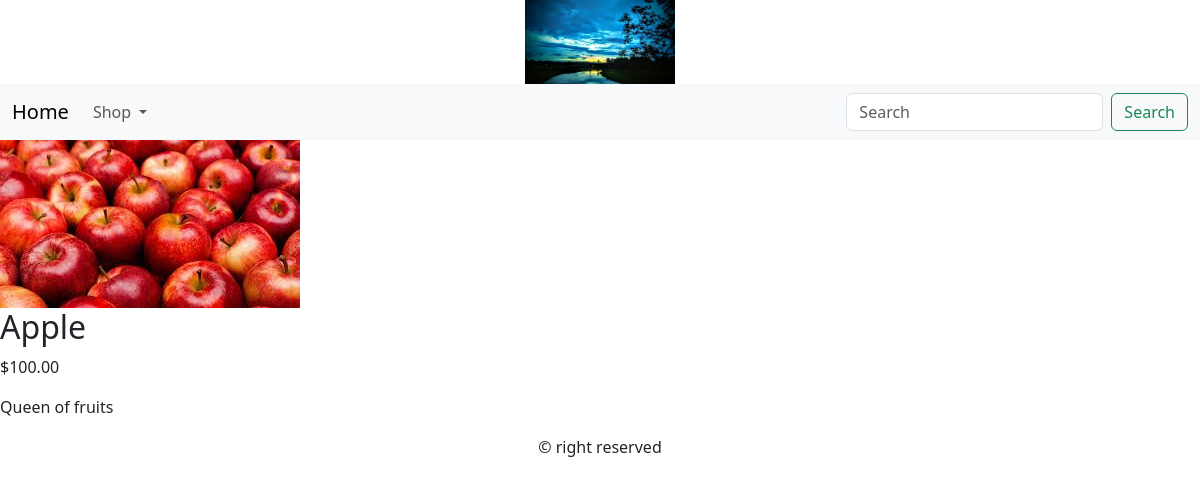
The page /shop/fruits/apple/ on the database its author committed.
### Ecomapp/models.py (models this page shows, shortened)
class Product(models.Model):
    name = models.CharField(max_length=250,unique=True)
    slug = models.SlugField(max_length=250,unique=True)
    desc = models.TextField()
    image = models.ImageField(upload_to='product',blank=True)
    price = models.DecimalField(max_digits=10,decimal_places=2)
    category = models.ForeignKey(Category,on_delete=models.CASCADE)
    stock = models.IntegerField()
    available = models.BooleanField(default=True)
    created = models.DateTimeField(auto_now_add=True)
    updated = models.DateTimeField(auto_now=True)
    class Meta:
        ordering = ('name',)
        verbose_name = 'product'
        verbose_name_plural = 'products'

### Ecomapp/views.py (the view)
# urls.py: path('<slug:c_slug>/<slug:product_slug>/',views.ProdDetail,name='ProdDetails'),
def ProdDetail(request,c_slug,product_slug):
    try:
        product = Product.objects.get(category__slug=c_slug,slug=product_slug)
    except Exception as e:
        raise e
    return render(request,'product.html',{'product':product})

### Ecomapp/context_processors.py (called while the page is built)
def get_links(request):
    links = Category.objects.all()
    print(links)
    return dict(links=links)

### Ecomapp/models.py (called while the page is built)
    def get_url(self):
        return reverse('Ecomapp:products_by_cat',args=[self.slug])

    def __str__(self):
        return self.name

### Ecomapp/templates/product.html (shortened to what this page needs)
{% extends 'base.html' %}
{% load static %}
{% block content %}
<div>
    <div>
        <img src="{{product.image.url}}" alt="{{product.name}}">
    </div>
</div>
<div>
    <h2>{{product.name}}</h2>
    <p>${{product.price}}</p>
    <p>{{product.desc}}</p>
</div>
{% endblock %}

### rows shown on the page
Product: image (picture), name "Apple", price "100.00", desc "Queen of fruits"
